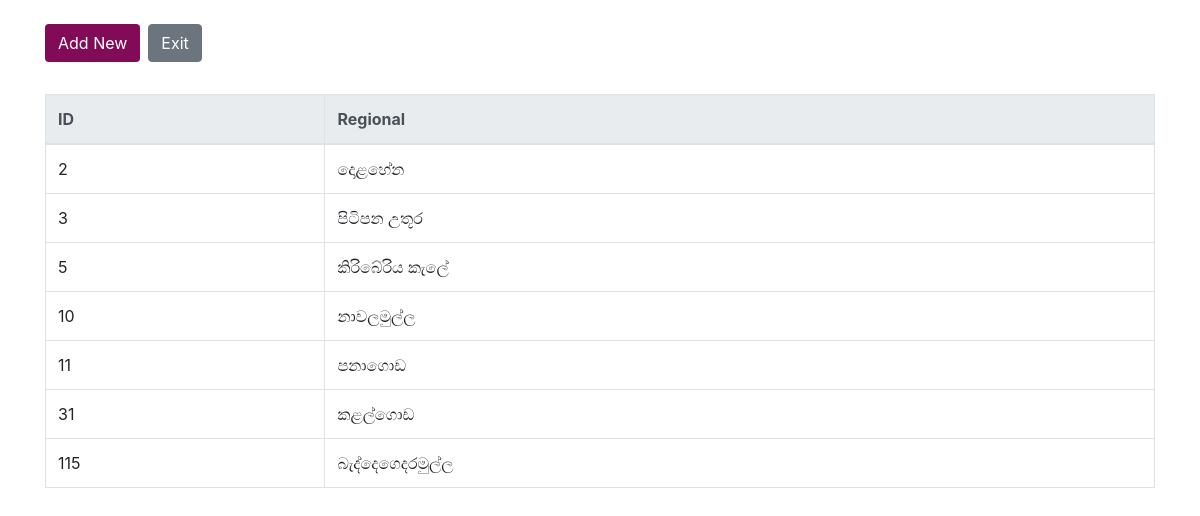
/displayregianol.php?signup=success (signed in), run on the app's committed database.
### tables this page shows
CREATE TABLE `regionaltb` (
  `ID` int(65) NOT NULL,
  `Regional` varchar(255) NOT NULL
);

### displayregianol.php (the view, shortened to what this page needs)
<!DOCTYPE html>
<?php
require_once('dbc.php');
$query = "select * from regionaltb";
$re = mysqli_query($connect, $query);
?>
<html>
<head>
    <link rel="stylesheet" href="https://maxcdn.bootstrapcdn.com/bootstrap/4.5.2/css/bootstrap.min.css">
</head>
<body>
<div class="container mt-4">
    <div class="d-flex justify-content-start mb-2">
        <form method="post" action="FormRegianol.php">
            <button class="btn mr-2" style="background-color: #810b56; color: white;">Add New</button>
        </form>
        <form method="post" action="Dashboard.php">
            <button class="btn btn-secondary">Exit</button>
        </form>
    </div>
    <br>
    <table class="table table-bordered">
        <thead class="thead-light">
        <tr>
            <th>ID</th>
            <th>Regional</th>
        </tr>
        </thead>
        <tbody>
        <?php
        while ($row = mysqli_fetch_assoc($re)) {
            ?>
            <tr>
                <td><?php echo $row['ID']; ?></td>
                <td><?php echo $row['Regional']; ?></td>
            </tr>
            <?php
        }
        ?>
        </tbody>
    </table>
</div>
</body>
</html>

### data on the page
regionaltb: ID "2", Regional "දොළහේන"
regionaltb: ID "3", Regional "පිටිපන උතූර"
regionaltb: ID "5", Regional "කිරිබේරිය කැලේ"
regionaltb: ID "10", Regional "නාවලමුල්ල"
regionaltb: ID "11", Regional "පනාගොඩ"
regionaltb: ID "31", Regional "කළල්ගොඩ"
regionaltb: ID "115", Regional "බැද්දෙගෙදරමුල්ල"
